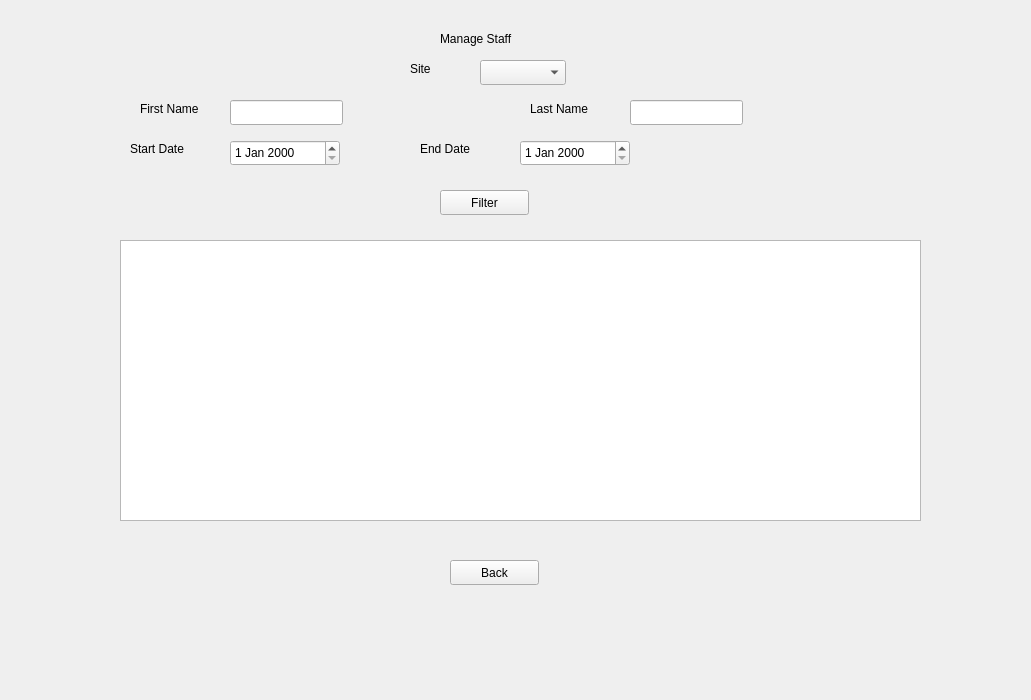
<?xml version="1.0" encoding="UTF-8"?>
<ui version="4.0">
 <class>Form</class>
 <widget class="QWidget" name="Form">
  <property name="geometry">
   <rect>
    <x>0</x>
    <y>0</y>
    <width>1031</width>
    <height>700</height>
   </rect>
  </property>
  <property name="windowTitle">
   <string>Form</string>
  </property>
  <widget class="QLabel" name="label">
   <property name="geometry">
    <rect>
     <x>440</x>
     <y>30</y>
     <width>161</width>
     <height>17</height>
    </rect>
   </property>
   <property name="text">
    <string>Manage Staff</string>
   </property>
  </widget>
  <widget class="QLabel" name="label_2">
   <property name="geometry">
    <rect>
     <x>410</x>
     <y>60</y>
     <width>67</width>
     <height>17</height>
    </rect>
   </property>
   <property name="text">
    <string>Site</string>
   </property>
  </widget>
  <widget class="QComboBox" name="comboBox">
   <property name="geometry">
    <rect>
     <x>480</x>
     <y>60</y>
     <width>86</width>
     <height>25</height>
    </rect>
   </property>
  </widget>
  <widget class="QLabel" name="label_3">
   <property name="geometry">
    <rect>
     <x>140</x>
     <y>100</y>
     <width>91</width>
     <height>17</height>
    </rect>
   </property>
   <property name="text">
    <string>First Name</string>
   </property>
  </widget>
  <widget class="QLineEdit" name="lineEdit">
   <property name="geometry">
    <rect>
     <x>230</x>
     <y>100</y>
     <width>113</width>
     <height>25</height>
    </rect>
   </property>
  </widget>
  <widget class="QLabel" name="label_4">
   <property name="geometry">
    <rect>
     <x>530</x>
     <y>100</y>
     <width>91</width>
     <height>17</height>
    </rect>
   </property>
   <property name="text">
    <string>Last Name</string>
   </property>
  </widget>
  <widget class="QLineEdit" name="lineEdit_2">
   <property name="geometry">
    <rect>
     <x>630</x>
     <y>100</y>
     <width>113</width>
     <height>25</height>
    </rect>
   </property>
  </widget>
  <widget class="QDateEdit" name="dateEdit">
   <property name="geometry">
    <rect>
     <x>230</x>
     <y>140</y>
     <width>110</width>
     <height>26</height>
    </rect>
   </property>
  </widget>
  <widget class="QLabel" name="label_7">
   <property name="geometry">
    <rect>
     <x>420</x>
     <y>140</y>
     <width>91</width>
     <height>17</height>
    </rect>
   </property>
   <property name="text">
    <string>End Date</string>
   </property>
  </widget>
  <widget class="QLabel" name="label_6">
   <property name="geometry">
    <rect>
     <x>130</x>
     <y>140</y>
     <width>91</width>
     <height>17</height>
    </rect>
   </property>
   <property name="text">
    <string>Start Date</string>
   </property>
  </widget>
  <widget class="QDateEdit" name="dateEdit_2">
   <property name="geometry">
    <rect>
     <x>520</x>
     <y>140</y>
     <width>110</width>
     <height>26</height>
    </rect>
   </property>
  </widget>
  <widget class="QPushButton" name="pushButton">
   <property name="geometry">
    <rect>
     <x>440</x>
     <y>190</y>
     <width>89</width>
     <height>25</height>
    </rect>
   </property>
   <property name="text">
    <string>Filter</string>
   </property>
  </widget>
  <widget class="QTableWidget" name="tableWidget">
   <property name="geometry">
    <rect>
     <x>120</x>
     <y>240</y>
     <width>801</width>
     <height>281</height>
    </rect>
   </property>
  </widget>
  <widget class="QPushButton" name="pushButton_2">
   <property name="geometry">
    <rect>
     <x>450</x>
     <y>560</y>
     <width>89</width>
     <height>25</height>
    </rect>
   </property>
   <property name="text">
    <string>Back</string>
   </property>
  </widget>
 </widget>
 <resources/>
 <connections/>
</ui>
